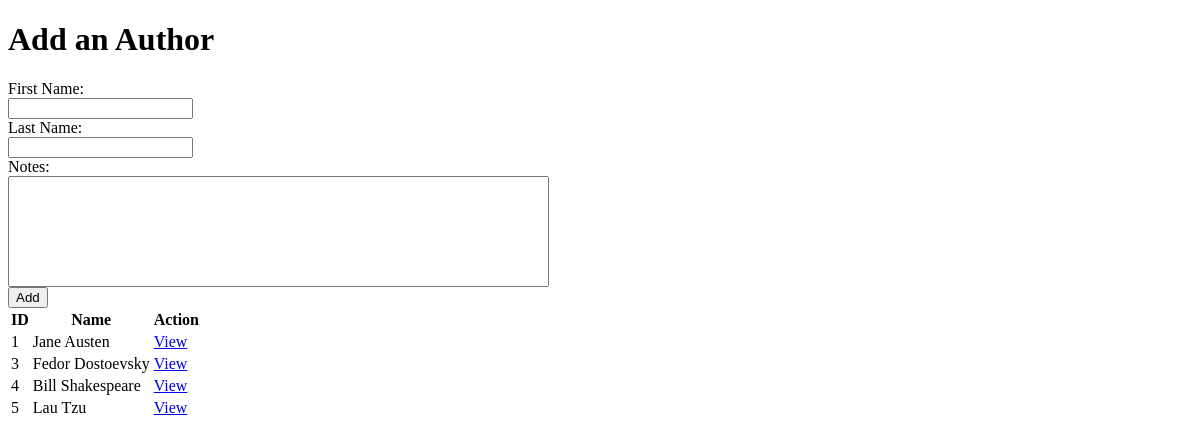
Page /authors on the earlier database version.
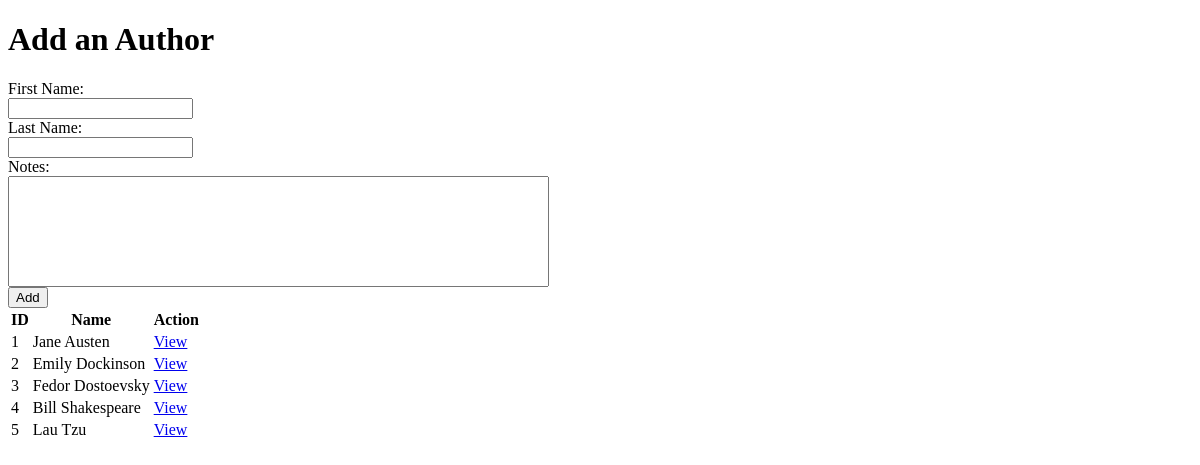
Same page on the later database version.
### books_authors_app/models.py (models this page shows)
class Author(models.Model):
    first_name = models.CharField(max_length = 45)
    last_name = models.CharField(max_length = 45)
    notes = models.TextField()
    books = models.ManyToManyField(Book, related_name = "authors")
    created_at = models.DateTimeField(auto_now_add=True)
    updated_at = models.DateTimeField(auto_now=True)

### books_authors_app/views.py (the view)
# urls.py: path('authors', views.authors),
def authors(request):
    context = {
        "authors": Author.objects.all()
    }
    return render(request, "authors.html", context)

### books_authors_app/templates/authors.html (shortened to what this page needs)
<!DOCTYPE html>
<html lang="en">
<head>
    {%load static%}
    <link rel="stylesheet" type="text/css" href="{%static 'style.css'%}">
</head>
<body>
    <h1>Add an Author</h1>
    <form action="/author/add" method="POST">
        First Name: <input type="text" name="author_first_name">
        Last Name: <input type="text" name="author_last_name">
        Notes: <textarea name="author_notes" id="" cols="65" rows="7"></textarea>
        <input type="submit" value="Add">
    </form>
    <table>
        <tr>
            <th>ID</th>
            <th>Name</th>
            <th>Action</th>
        </tr>
        {% for author in authors %}
            <tr>
                <td>{{ author.id }}</td>
                <td>{{ author.first_name }} {{author.last_name}}</td>
                <td><a href="/authors/{{author.id}}">View</a></td>
            </tr>
        {% endfor %}
    </table>
</body>
</html>

Differences in the rows shown:
added Author: id "2", first_name "Emily", last_name "Dockinson"
